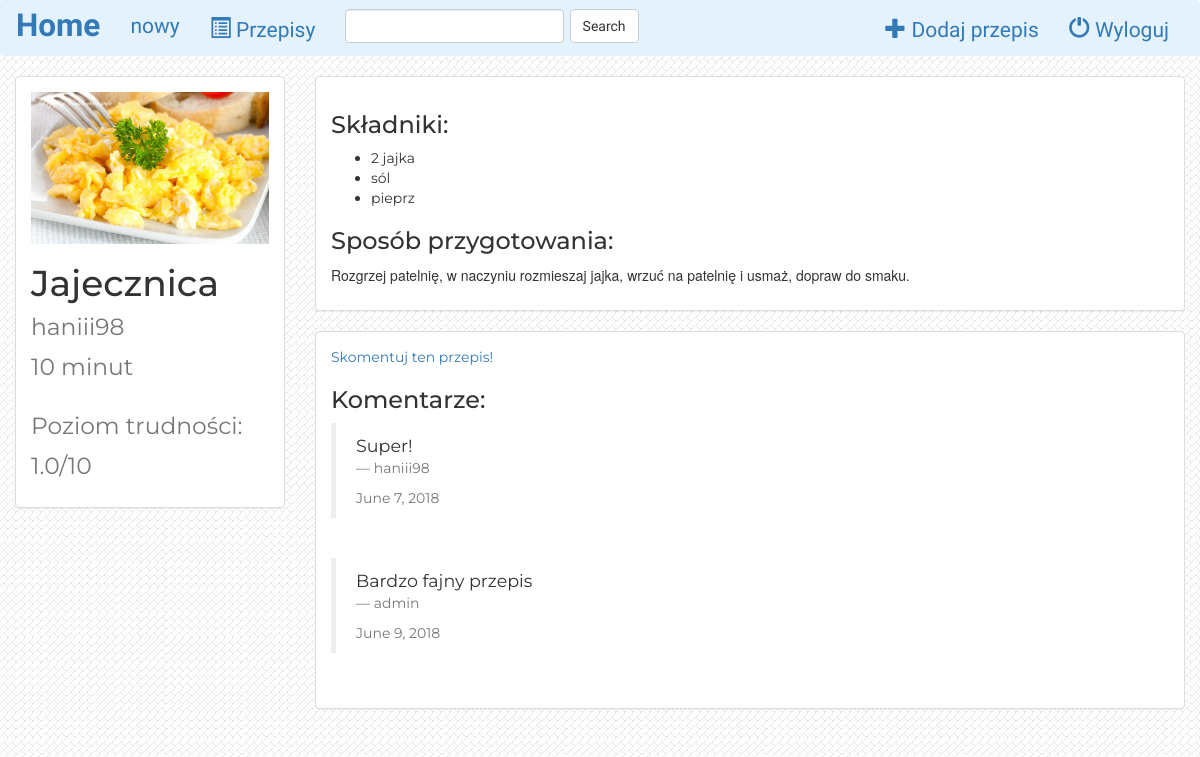
Page /recipes/2/ (signed in) on the committed database.
### recipes/models.py (models this page shows, shortened)
class Recipe(models.Model):
    name = models.CharField(max_length=100)
    time = models.IntegerField()
    difficulty = models.FloatField()
    ingridients = models.TextField()
    description = models.TextField()
    photo = models.FileField()
    is_favorite = models.BooleanField(default=False)
    user = models.ForeignKey(User, default=1)
    def splitingr(self):
        return (self.ingridients).split(",")
    def __str__(self):
        return self.name

class Comment(models.Model):
    user = models.ForeignKey(User, default=1)
    recipe = models.ForeignKey(Recipe, on_delete=models.CASCADE)
    content = models.TextField()
    time = models.DateField(auto_now_add=True)

### recipes/views.py (the view)
# urls.py: url(r'^(?P<pk>[0-9]+)/$', views.DetailView.as_view(), name='detail'),
class DetailView(generic.DetailView):
    model = Recipe
    template_name = 'recipes/detail.html'

### recipes/templates/recipes/detail.html (shortened to what this page needs)
{% extends 'recipes/base.html' %}
{% block body %}
<div class="container-fluid detail-container">
    <div class="row">
        <div class="col-sm-4 col-md-3">
            <div class="panel panel-default">
                <div class="panel-body">
                    <a href="{% url 'recipes:detail' recipe.id %}">
                        {% if recipe.photo %}
                            <img src="{{ recipe.photo.url }}" class="img-responsive">
                        {% else %}
                            <h3>No image to display</h3>
                        {% endif %}
                    </a>
                    <h1 class="det">{{ recipe.name }} <br> <small>{{ recipe.user }}<br>{{ recipe.time }} minut</small></h1>
                    <h1 class="det"><small>Poziom trudności: {{ recipe.difficulty }}/10</small></h1>
                </div>
            </div>
        </div>
        <div class="col-sm-8 col-md-9">
            <div class="panel panel-default">
                <div class="panel-body">
                    <h3 class="det">Składniki:</h3>
                    <ul>
                    {% for ingridient in recipe.splitingr %}
                    <li class="det">{{ ingridient }}</li>
                    {% endfor %}
                    </ul>
                    <h3 class="det">Sposób przygotowania:</h3>
                    <p font-family="Montserrat">{{ recipe.description|safe|linebreaks }}</p>
                </div>
            </div>
        <div class="panel panel-default">
                <div class="panel-body det">
                    {% if user.is_active %}
                    <p class="det"> <a href="{% url 'recipes:comment' %}?recipe={{ recipe.id }}">Skomentuj ten przepis!</a> </p>
                    {% else %}
                    <p class="det"><a href="{% url 'recipes:login_user' %}">Zaloguj się</a> by skomentować!</p>
                    {% endif %}
                    <h3 class="det">Komentarze:</h3>
                {% for comment in recipe.comment_set.all %}
                    <blockquote>{{ comment.content }}
                    <footer>{{ comment.user }}<p>         </p>{{ comment.time }} <br></footer>
                    </blockquote>
                    <br>
                    {% endfor %}
                </div></div>
        </div>
    </div>
</div>
{% endblock %}

### recipes/templates/recipes/base.html (shortened to what this page needs)
<!DOCTYPE html>
<html lang="en">
<head>
    {% load staticfiles %}
    <link href="{% static 'recipes/style.css' %}" rel="stylesheet">
    <link rel="stylesheet" href="https://maxcdn.bootstrapcdn.com/bootstrap/3.3.6/css/bootstrap.min.css">
    <link rel="stylesheet" type="text/css" href="{% static 'recipes/style.css' %}" />
</head>
<body>
    <nav class="navbar navbar-light" style="background-color: #e3f2fd;">
    <div class="container-fluid">
        <div class="navbar-header">
            <a class="navbar-brand" href="{% url 'recipes:index' %}">Home</a>
        </div>
        <div class="collapse navbar-collapse" id="topNavBar">
            <ul class="nav navbar-nav">
                {% if user.is_active %}
                <li class="">
                    <a href="#">
                        {{ user.username }}
                    </a>
                </li>
                {% endif %}
                <li class="">
                    <a href="{% url 'recipes:index' %}">
                        <span class="glyphicon glyphicon-list-alt aria-hidden='true'"></span>
                        Przepisy
                    </a>
                </li>
            </ul>
            <form class="navbar-form navbar-left" role="search" method="get" action="{% url 'recipes:index' %}">
                <div class="form-group">
                    <input type="text" class="form-control" name="q" value="{{ request.GET.q }}">
                </div>
                <button type="submit" class="btn btn-default">Search</button>
            </form>
            <ul class="nav navbar-nav navbar-right">
                {% if user.is_active %}
                <li class="">
                    <a href="{% url 'recipes:add' %}">
                        <span class="glyphicon glyphicon-plus aria-hidden='true'"></span>
                        Dodaj przepis
                    </a>
                </li>
                <li class="">
                    <a href="{% url 'recipes:logout_user' %}">
                        <span class="glyphicon glyphicon-off aria-hidden='true'"></span>
                        Wyloguj
                    </a>
                </li>
                {% endif %}
            </ul>
        </div>
    </div>
</nav>
{% block body %}
{% endblock %}
</body>
</html>

### recipes/static/recipes/style.css (style rules this page uses)
body { background: white url('images/background.png'); }
.navbar { font-family: 'Amatic SC'; font-size: 150%; }
.navbar-brand { font-family: 'Amatic SC'; font-size: 150%; font-weight: bold; }
.det { font-family: "Montserrat"; }

### rows in the picture
Recipe: photo (picture), name "Jajecznica", user "haniii98", time "10", difficulty "1.0", description "Rozgrzej patelnię, w naczyniu rozmieszaj jajka, wrzuć na patelnię i usmaż, dopraw do smaku."
Comment: content "Super!", user "haniii98", time "June 7, 2018"
Comment: content "Bardzo fajny przepis", user "admin", time "June 9, 2018"

### other values in the picture
{{ user.username }} "nowy"
{{ ingridient }} "2 jajka" "sól" "pieprz"
